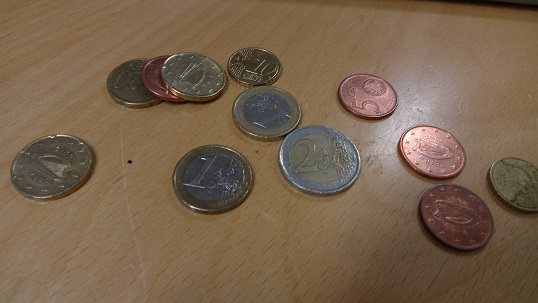
#> input picture data/1.jpg, 538 x 303 px
$ python threshold.py
#> lines starting #> are read from the running program, lines starting #| are printed output that depends on the picture; after the words box and inside, x2 and y2 are one past the last pixel; in counts of white or black regions, pixels touching at a corner belong together
import cv2
import numpy as np
img = cv2.imread('data/1.jpg', 0)
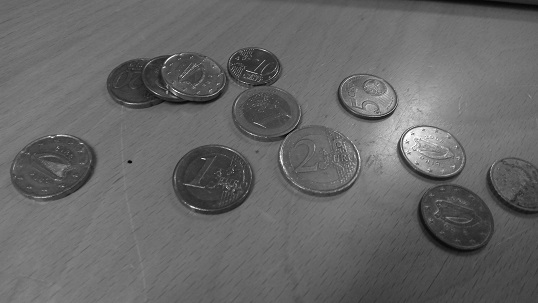
#> img: shape (303, 538); min 0, max 255, mean 102.6
#img = cv2.medianBlur(img, 5)
ret, th1 = cv2.threshold(img, 127, 255, cv2.THRESH_BINARY)
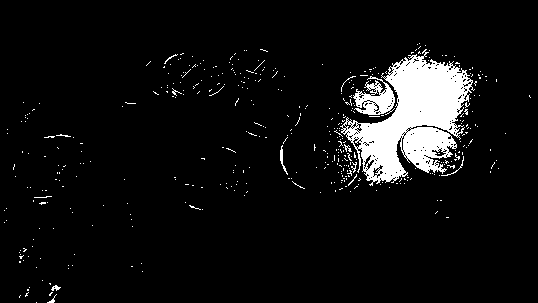
#> th1: shape (303, 538); 6.7% white; 424 white regions (412 under 20 px), largest, box (x1, y1, x2, y2) and area: (340, 49, 475, 186) 8725, (353, 76, 395, 115) 877, (280, 145, 288, 175) 66
th2 = cv2.adaptiveThreshold(img, 255, cv2.ADAPTIVE_THRESH_MEAN_C, \
            cv2.THRESH_BINARY, 11, 2)
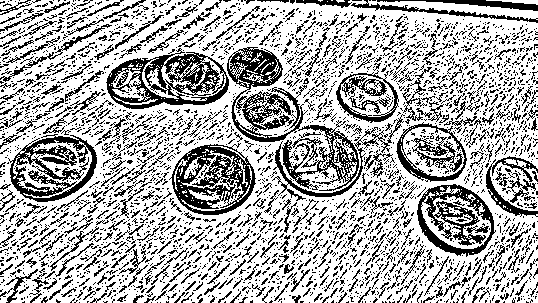
#> th2: shape (303, 538); 68.3% white; black in thin lines or dots
th3 = cv2.adaptiveThreshold(img, 255, cv2.ADAPTIVE_THRESH_GAUSSIAN_C, \
            cv2.THRESH_BINARY, 11, 2)
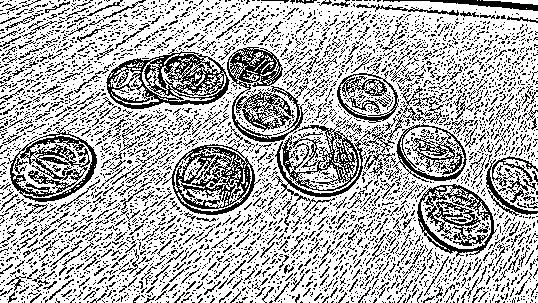
#> th3: shape (303, 538); 69.8% white; black in thin lines or dots
titles = ['Original Image', 'Global Thresholding (v = 127)',
            'Adaptive Mean Thresholding', 'Adaptive Gaussian Thresholding']
images = [img, th1, th2, th3]
for i in xrange(4):
    cv2.namedWindow(titles[i])
    cv2.imshow(titles[i], images[i])
cv2.waitKey(0)
cv2.destroyAllWindows()

$ run again, with data/2.jpg copied over data/1.jpg
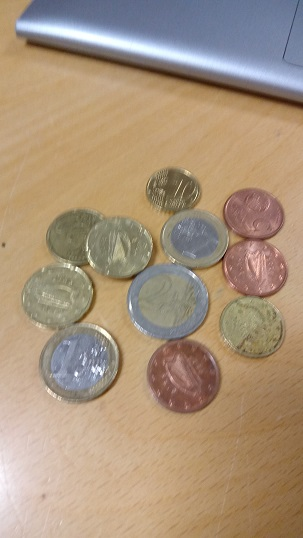
#> input picture data/2.jpg, 303 x 538 px
#> `ret, th1 = cv2.threshold(img, 127, 255, cv2.THRESH_BINARY)`:
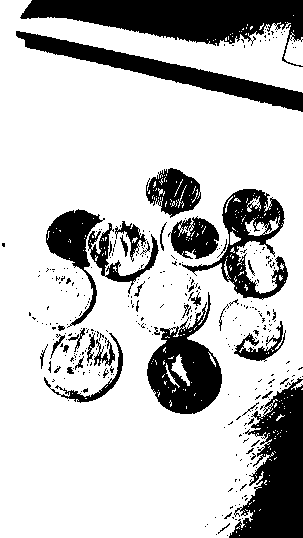
#> th1: shape (538, 303); 76.3% white; 345 black regions (305 under 20 px), largest, box (x1, y1, x2, y2) and area: (20, 0, 303, 67) 8622, (229, 378, 303, 538) 6917, (16, 31, 303, 112) 4836
#> th2: shape (538, 303); 68.5% white; 2559 black regions (2184 under 20 px), largest, box (x1, y1, x2, y2) and area: (146, 161, 303, 414) 11295, (12, 17, 303, 109) 3546, (18, 0, 291, 77) 3354
#> `th3 = cv2.adaptiveThreshold(img, 255, cv2.ADAPTIVE_THRESH_GAUSSIAN_C, ..`:
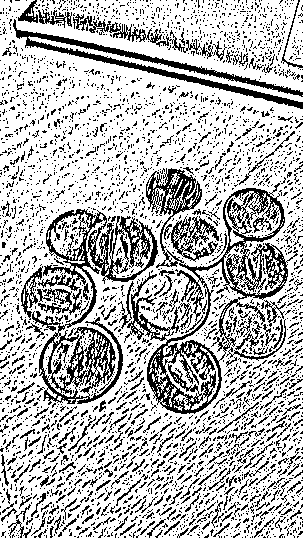
#> th3: shape (538, 303); 72.4% white; black in thin lines or dots
